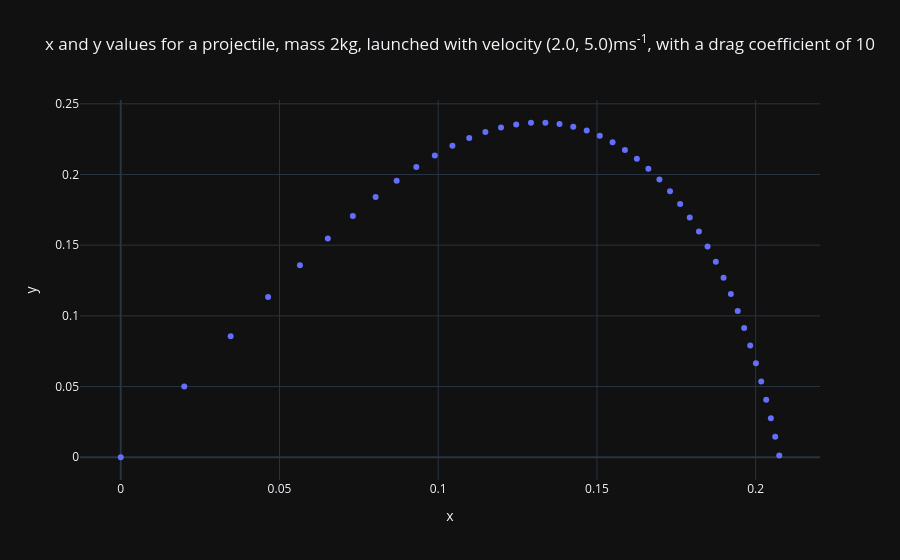

Notebook cell for this chart:
### Code cell
# plot scatter graph of x and y values
px.scatter(x=x, y=y, template="plotly_dark", title=f"x and y values for a projectile, mass {m}kg, launched with velocity ({vx[0]}, {vy[0]})ms<sup>-1</sup>, with a drag coefficient of {k}")

### Figure 1 — Plotly figure (JSON) as saved in the notebook; plotly's stock layout.template omitted (floating-point values rounded to 4 significant figures)
{"data": [{"hovertemplate": "x=%{x}<br>y=%{y}<extra></extra>", "legendgroup": "", "marker": {"color": "#636efa", "symbol": "circle"}, "mode": "markers", "name": "", "orientation": "v", "showlegend": false, "type": "scatter", "x": [0.0, 0.02, 0.03461, 0.04642, 0.05645, 0.06523, 0.07311, 0.08029, 0.08692, 0.09311, 0.09894, 0.1045, 0.1098, 0.1149, 0.1198, 0.1246, 0.1292, 0.1338, 0.1382, 0.1426, 0.1468, 0.1509, 0.1549, 0.1588, 0.1626, 0.1662, 0.1697, 0.173, 0.1762, 0.1793, 0.1821, 0.1849, 0.1875, 0.1899, 0.1922, 0.1944, 0.1964, 0.1983, 0.2001, 0.2018, 0.2033, 0.2048, 0.2062, 0.2074], "xaxis": "x", "y": [0.0, 0.05, 0.08556, 0.1133, 0.1359, 0.1547, 0.1706, 0.184, 0.1955, 0.2053, 0.2134, 0.2202, 0.2258, 0.2301, 0.2333, 0.2354, 0.2365, 0.2366, 0.2357, 0.2338, 0.231, 0.2273, 0.2227, 0.2173, 0.2111, 0.2041, 0.1964, 0.1881, 0.1791, 0.1696, 0.1596, 0.1491, 0.1383, 0.127, 0.1154, 0.1035, 0.09137, 0.07899, 0.0664, 0.05363, 0.0407, 0.02764, 0.01445, 0.001154], "yaxis": "y"}], "layout": {"legend": {"tracegroupgap": 0}, "title": {"text": "x and y values for a projectile, mass 2kg, launched with velocity (2.0, 5.0)ms<sup>-1</sup>, with a drag coefficient of 10"}, "xaxis": {"anchor": "y", "domain": [0, 1], "title": {"text": "x"}}, "yaxis": {"anchor": "x", "domain": [0, 1], "title": {"text": "y"}}}}
